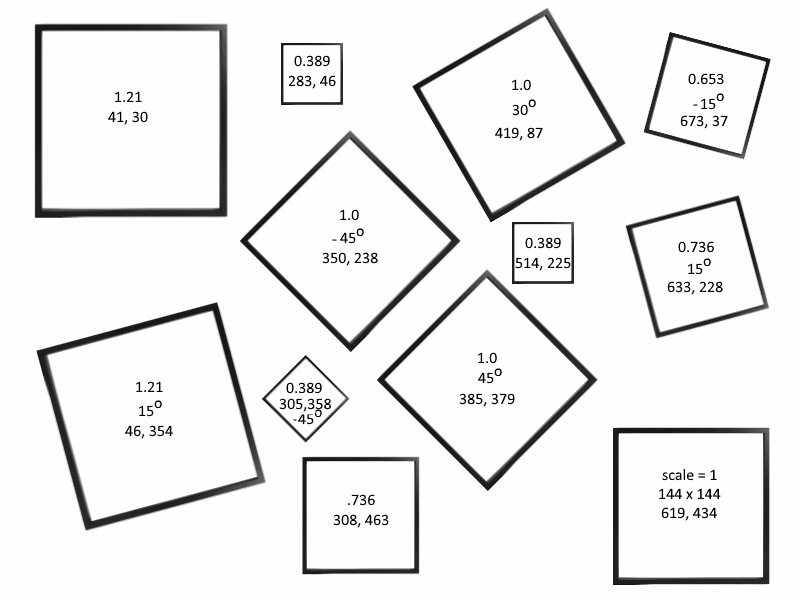
#> input picture Image Kernel Operations/PictureFrameCollage.png, 800 x 600 px, found by its file name
$ jupyter execute --allow-errors ImageTransformations.ipynb   (shell and % lines are left out)
#> lines starting #> are read from the running program, lines starting #| are printed output that depends on the picture; after the words box and inside, x2 and y2 are one past the last pixel; in counts of white or black regions, pixels touching at a corner belong together
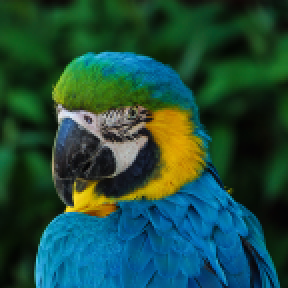
#> input picture Image Kernel Operations/Bird0.png, 144 x 144 px, found by its file name (shown 2 times larger)
#> further down, im is the input picture: PIL image 144x144 RGB; mean R, G, B 30.5, 75.9, 61.2
# Image Transformations Lab
All  of  the  programming  assignments  are  to  be  done  in  Python  using  additional  libraries  specified  in  the  assignments.  There  are many  libraries  available,  some  of  which  we  will  be  using,  and  you  are  welcome  to  use  them  with  one  exception:  if  the  library  or  a  function  within  it  performs  the  specific  function  you  are  asked  to  code,  you  may  not  use  that  other  than  perhaps  as  a  reference  to  compare  against. All  of  the  code  you  submit  must  be  your  own. You are welcome to turn in a completed jupyter notebook.

The following code will load an image you can use for this lab. If needed make sure to install PIL using *pip install PIL* or *conda install PIL*.

[cell 1]
import numpy as np
import matplotlib.pyplot as plt
from PIL import Image
import math


def alternative(scale, rotate, pair):
    result=np.matrix([[1, 0,pair[0]], [0, 1, pair[1]], [0, 0, 1]])
    return
def calculate(scale, rotate, pair):
    #trans, rotate , scale
    rotate=math.radians(rotate)
   # print("my rotate is this ", rotate)
    result=np.matrix([[0.0, 0.0,0.0], [0.0, 0.0, 0.0], [0.0, 0.0, 1.0]])
    result.itemset(0,(math.cos(rotate)*scale))
    result.itemset(1,(math.sin(rotate)*scale*1))
    result.itemset(3, (math.sin(rotate)*scale*-1))
    result.itemset(4, (math.cos(rotate)*scale))
    #print(math.cos(rotate)*scale)
    #=math.radians(rotate)
    result[0,2]=pair[0]
    result[1,2]=pair[1]
    #print result
    return result
def compose(frame, image, transformation):
    # Sc
    width, height = frame.size
#> width = 800; height = 600

    #Invert matrix for compose function, grab values for Affine Transform
    t = np.linalg.inv(transformation)
#> t = [[1, 0, -619], [0, 1, -433], [0, 0, 1]]
    a=t[0,0]; b=t[0,1]; c=t[0,2]; d=t[1,0]; e=t[1,1]; f=t[1,2]
#> after `a = t[0, 0]`: a = 1
#> after `b = t[0, 1]`: b = 0
#> after `c = t[0, 2]`: c = -619
#> after `d = t[1, 0]`: d = 0
#> after `e = t[1, 1]`: e = 1
#> after `f = t[1, 2]`: f = -433

    image = image.transform((width,height), Image.AFFINE,(a,b,c,d,e,f), Image.BICUBIC)
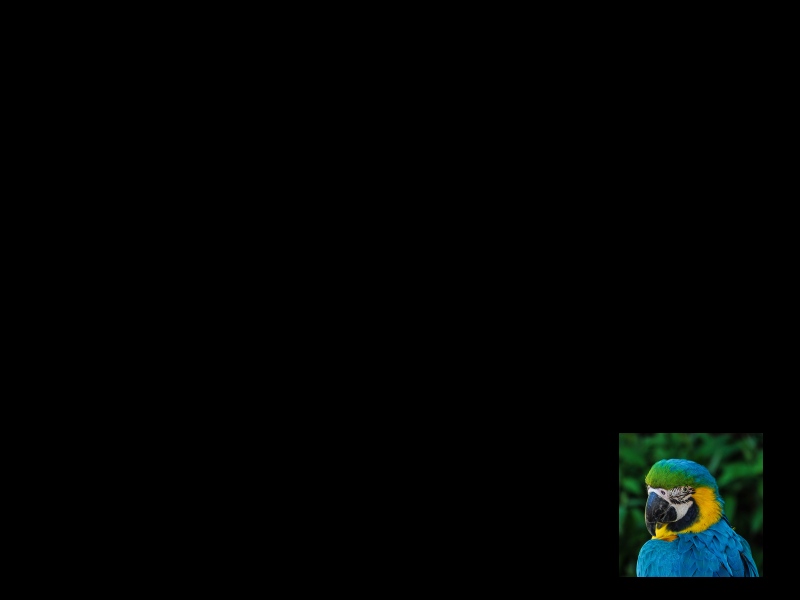
#> image: PIL image 800x600 RGB; mean R, G, B 1.3, 3.3, 2.6

    #Make mask from image's location
    im = np.sum(np.asarray(image), -1)
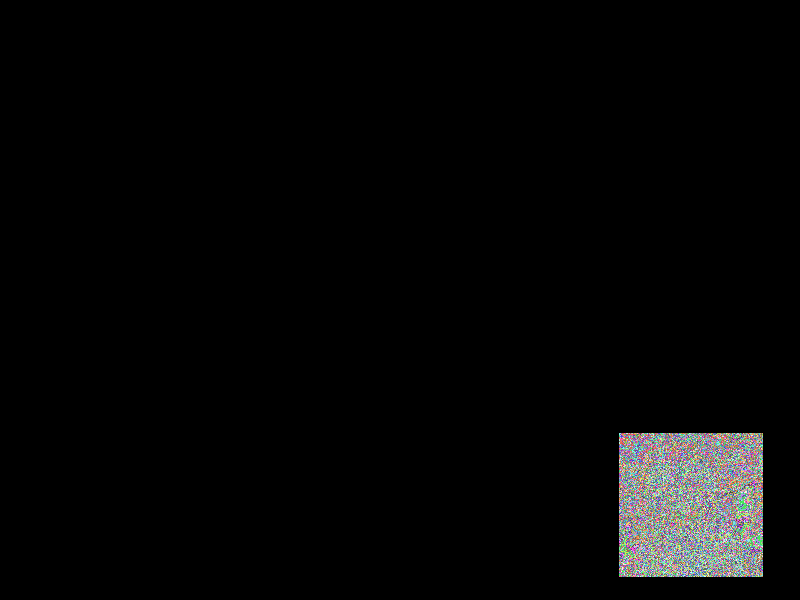
#> im: shape (600, 800) uint64; 584 distinct labels, from 0 to 698; one colour per label, 0 black
    vals = 255.0*( im > 0)
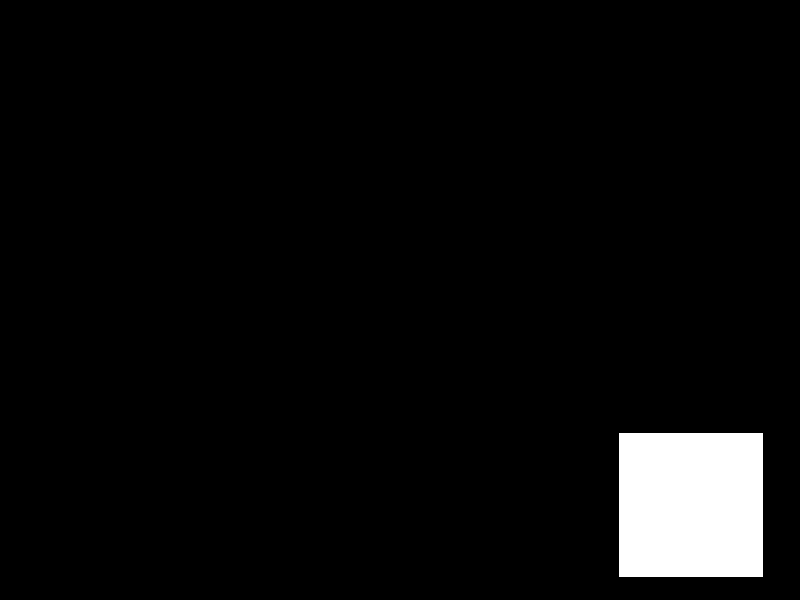
#> vals: shape (600, 800) float64; 4.3% white; 1 white region, box (x1, y1, x2, y2) and area: (619, 433, 763, 577) 20736
    mask = Image.fromarray(vals).convert("1")

    #Composite images together
    result = Image.composite(image,frame,mask)
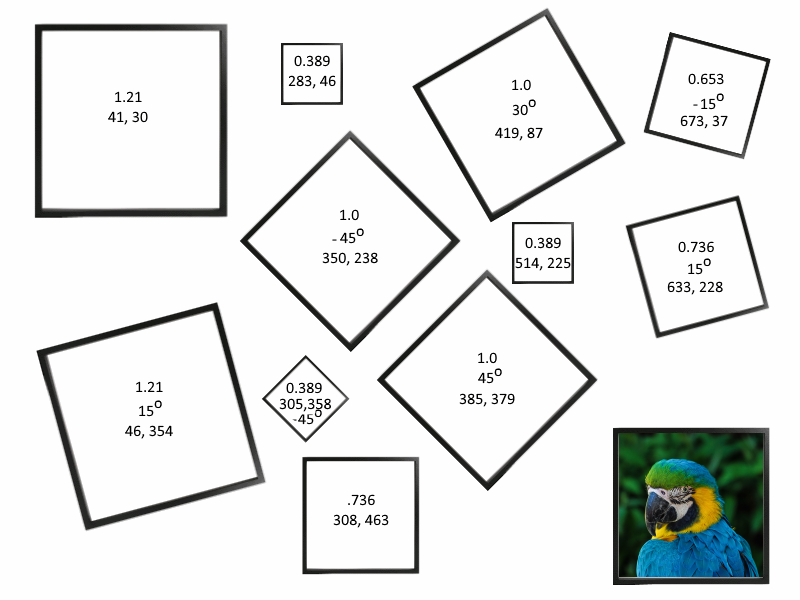
#> result: PIL image 800x600 RGB; mean R, G, B 228.1, 230.1, 229.3

    return result


#Open the two images
filename = "PictureFrameCollage.png"
frame = Image.open(filename).convert("RGB")

filename0 = "Bird0.png"
im = Image.open(filename0).convert("RGB")
result = compose(frame, im, np.matrix([[1,0,619],[0,1,433],[0,0,1]]))
#> (the rest of this cell did not finish here and is left out)

 elif(x==1):
    transformation=calculate(1.21, 0, (41,30))
 elif(x==2):
    transformation=calculate(1.21, 15, (46,354))
 elif(x==3):
    transformation=calculate(0.39, 0, (283, 46))
 elif(x==4):
    transformation=calculate(1.0, 30 , (419, 87))
 elif(x==5):
    transformation=calculate(1.0, 45, (385, 379))
 elif(x==6):
    transformation=calculate(0.389,-45, (305, 358))
 elif(x==7):
    transformation=calculate(.735, 0, (308, 463))
 elif(x==8):
    transformation=calculate(0.653, -15, (673, 37))
 elif(x==9):
    transformation=calculate(0.736, 15, (633, 228))
 elif(x==10):
    transformation=calculate(1.0, -45, (350,138))
 elif(x==11):
    transformation=calculate(0.389, 0, (514, 225))

 result = compose(result, im, transformation)


#Show the result
plt.imshow(result)
plt.show()

#Uncomment this line if you want to save the image
#result.save("Output.png")
